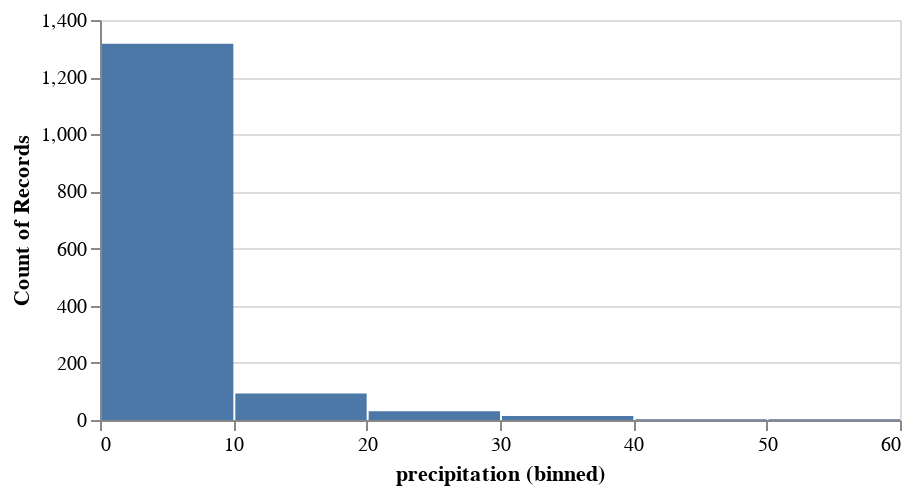

Source (notebook cell):
### Markdown cell above
It looks as though precipitation is skewed towards lower values; that is, when it rains in Seattle, it usually doesn’t rain very much. It is difficult to see patterns across continuous variables, and so to better see this, we can create a histogram of the precipitation data. For this we first discretize the precipitation values by adding a binning to x. Additionally, we set our encoding channel y with the special field `*` that is aggregated with `count`. The result is a histogram of precipitation values:

### Code cell
alt.Chart(df, width=400, height=200).mark_bar().encode(
    alt.X('precipitation', bin=True),
    alt.Y('count(*):Q')
)

### Figure 1 — Vega-Lite specification as saved in the notebook (floating-point values rounded to 4 significant figures; data arrays with more than 128 entries replaced by an {"elided": "..."} marker saying what was removed)
{"$schema": "https://vega.github.io/schema/vega-lite/v1.2.1.json", "data": {"values": {"elided": "1461 records"}}, "encoding": {"x": {"bin": true, "field": "precipitation", "type": "quantitative"}, "y": {"aggregate": "count", "field": "*", "type": "quantitative"}}, "height": 200, "mark": "bar", "width": 400}
